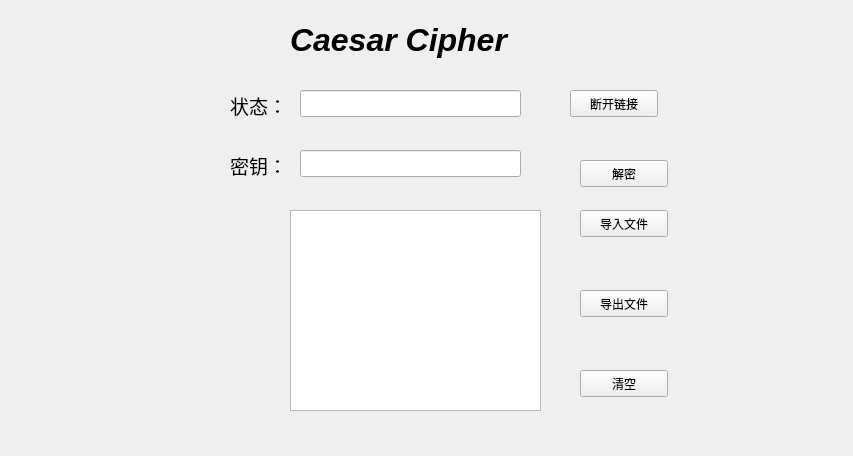
<?xml version="1.0" encoding="UTF-8"?>
<ui version="4.0">
 <class>Caesar_jia</class>
 <widget class="QWidget" name="Caesar_jia">
  <property name="geometry">
   <rect>
    <x>0</x>
    <y>0</y>
    <width>853</width>
    <height>456</height>
   </rect>
  </property>
  <property name="windowTitle">
   <string>Form</string>
  </property>
  <widget class="QLabel" name="label">
   <property name="geometry">
    <rect>
     <x>290</x>
     <y>20</y>
     <width>231</width>
     <height>41</height>
    </rect>
   </property>
   <property name="text">
    <string>&lt;html&gt;&lt;head/&gt;&lt;body&gt;&lt;p&gt;&lt;span style=&quot; font-size:24pt; font-weight:600; font-style:italic;&quot;&gt;Caesar Cipher&lt;/span&gt;&lt;/p&gt;&lt;/body&gt;&lt;/html&gt;</string>
   </property>
  </widget>
  <widget class="QLabel" name="label_2">
   <property name="geometry">
    <rect>
     <x>230</x>
     <y>90</y>
     <width>61</width>
     <height>31</height>
    </rect>
   </property>
   <property name="text">
    <string>&lt;html&gt;&lt;head/&gt;&lt;body&gt;&lt;p&gt;&lt;span style=&quot; font-size:14pt;&quot;&gt;状态：&lt;/span&gt;&lt;/p&gt;&lt;/body&gt;&lt;/html&gt;</string>
   </property>
  </widget>
  <widget class="QLineEdit" name="condition">
   <property name="geometry">
    <rect>
     <x>300</x>
     <y>90</y>
     <width>221</width>
     <height>27</height>
    </rect>
   </property>
  </widget>
  <widget class="QTextEdit" name="ciphertext">
   <property name="geometry">
    <rect>
     <x>290</x>
     <y>210</y>
     <width>251</width>
     <height>201</height>
    </rect>
   </property>
   <property name="styleSheet">
    <string notr="true">font: 13pt &quot;Cantarell&quot;;</string>
   </property>
  </widget>
  <widget class="QPushButton" name="cut">
   <property name="geometry">
    <rect>
     <x>570</x>
     <y>90</y>
     <width>88</width>
     <height>27</height>
    </rect>
   </property>
   <property name="text">
    <string>断开链接</string>
   </property>
  </widget>
  <widget class="QPushButton" name="decrption">
   <property name="geometry">
    <rect>
     <x>580</x>
     <y>160</y>
     <width>88</width>
     <height>27</height>
    </rect>
   </property>
   <property name="text">
    <string>解密</string>
   </property>
  </widget>
  <widget class="QPushButton" name="inFile">
   <property name="geometry">
    <rect>
     <x>580</x>
     <y>210</y>
     <width>88</width>
     <height>27</height>
    </rect>
   </property>
   <property name="text">
    <string>导入文件</string>
   </property>
  </widget>
  <widget class="QPushButton" name="outFile">
   <property name="geometry">
    <rect>
     <x>580</x>
     <y>290</y>
     <width>88</width>
     <height>27</height>
    </rect>
   </property>
   <property name="text">
    <string>导出文件</string>
   </property>
  </widget>
  <widget class="QPushButton" name="zero">
   <property name="geometry">
    <rect>
     <x>580</x>
     <y>370</y>
     <width>88</width>
     <height>27</height>
    </rect>
   </property>
   <property name="text">
    <string>清空</string>
   </property>
  </widget>
  <widget class="QLabel" name="label_3">
   <property name="geometry">
    <rect>
     <x>230</x>
     <y>150</y>
     <width>67</width>
     <height>31</height>
    </rect>
   </property>
   <property name="text">
    <string>&lt;html&gt;&lt;head/&gt;&lt;body&gt;&lt;p&gt;&lt;span style=&quot; font-size:14pt;&quot;&gt;密钥：&lt;/span&gt;&lt;/p&gt;&lt;/body&gt;&lt;/html&gt;</string>
   </property>
  </widget>
  <widget class="QLineEdit" name="keyword">
   <property name="geometry">
    <rect>
     <x>300</x>
     <y>150</y>
     <width>221</width>
     <height>27</height>
    </rect>
   </property>
  </widget>
 </widget>
 <resources/>
 <connections/>
</ui>
